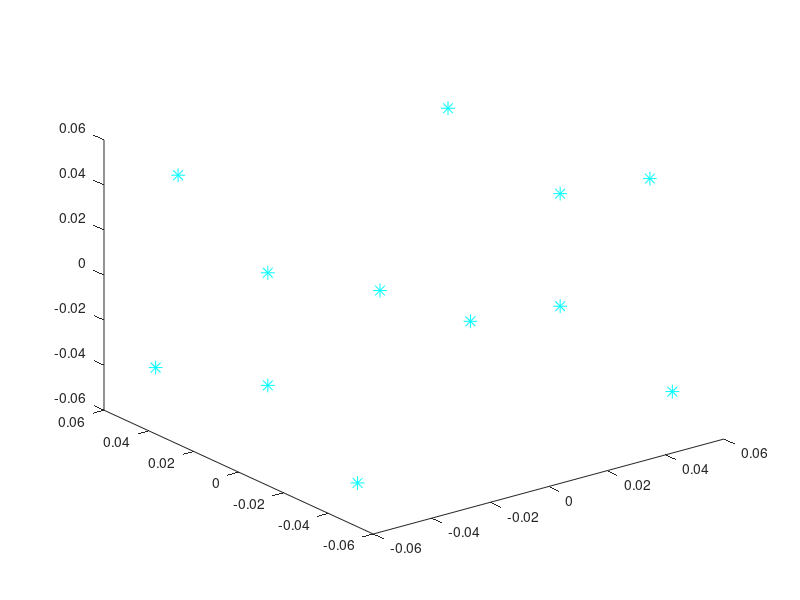

Reproduce this figure in MATLAB. (Note: this script raises an error after producing the figure.)
%% Thruster Controls

clear
clc
close all

% Thrusters and location Matrix
lx = 0.1; % m (1 U)
ly = 0.1; % m (1 U)
lz = 0.1; % m (1 U)

l = 0.08; % m (0.8 U) the side distances (not full U)
Dc = 0.05; % m (0.5 U) the distance between center thrusters

f = [0 0 -1; 0 -1 0; 0 0 1; 0 1 0; -1 0 0; -1 0 0; 0 0 -1; 0 -1 0; 0 0 1; 0 1 0; 1 0 0; 1 0 0]';
r = zeros(3,12);
% x positions
r(1,1:6) = lx/2;
r(1,7:12) = -lx/2;

% y positions
r(2,:) = [-l ly l -ly 0 0 l ly -l -ly 0 0]./2;

% z positions
r(3,:) = [lz l -lz -l Dc -Dc lz -l -lz l Dc -Dc]./2;

% Creating 

for i = 1:length(f)

    G(1:3,i) = f(:,i);
    G(4:6,i) = cross(r(:,i),f(:,i));

    plot3(r(1,i),r(2,i),r(3,i),'*c','MarkerSize',10);
    hold on

end

% Thruster ouput
global ubar

ubar = 0.1;

% State Space xdot = Ax + Bu
% Geometric Variables
m = 2; % mass in kg
Ixx = 1.2;
Iyy = 1.2;
Izz = 1.2;

Im = [Ixx; Iyy; Izz];

% Creating A matrix
A = zeros(12);
A(1:3,4:6) = eye(3);
A(7:9,10:12) = eye(3);

% Creating B Matrix
B = zeros(12);
B(4:6,:) = (1/m).*G(1:3,:);
B(10:12,:) = (1./Im).*G(4:6,:);

% Calling the lqr matlan function using A and B matricies (lqr function
% requires the Control System Toolbox 
% Defining Q R and N

% Q is the state penalty matrix, weights which states are more important to
% stabelize. Prioritizing Pozition = orientation > velocity = angular
% velocity
Xw = 1000;
Vw = 10;
thetaw = 1000;
ww = 10;
Q = diag([Xw, Xw, Xw, Vw, Vw, Vw, thetaw, thetaw, thetaw, ww, ww, ww]);

% R is the control effort scalar, deciding how much fuel the control system
% should try and conserve. larger = conervative adjustments, smaller
%  = more agressive adjustments. Setting each thruster equal.
weight = 0.1;
R = weight*eye(length(f));

% N is the cross term coupling state and inputs, set to zero for
% simplification of the system
N = zeros(length(f));

% Calling LQR function to attain the ideal feedback gain matrix (K),
% solution to the Riccati equation (S), and eigenvalues (P)

[K, S, P] = lqr(A,B,Q,R,N);

% System responce

% Creating Acl, the closed-loop system matrix. Bcl = 0 because there are no
% external inputs/references beyond u
Acl = A - B*K;

% Creating State Space Model. The output matrix C is an identity matrix as
% each state variable fully representative of the outputs, while D is set
%  to zero because there is no coupling between the input and ouputs
C = eye(size(A));
D = zeros(size(C,1),size(B,2));

sys_Cube = ss(Acl,0.*B,C,D); % sys_Cube(i,j) is ith output (ex x position) and jth input (ex thruster 1)

%% Analyzing Response using closed-loop deviations
% This can simulate the cubsat but does not restrict u to only positive
% values, so it can actuate in both + and - directions (using Initial
% function)
% Setting a position deviations (in y)
x0 = zeros(12,1);
x0(2) = 0.5;
t = 10;

% Int_Sim(sys_Cube,x0,t,K);

% set(h(i),'Visible','off')

%% Analyzing Response w/ custom thruster code

fx0(8) = 0.2; % adding angular displacement

[xTR,uTR,dxdtTR,tTR] = Thruster_Sim(A,B,K,t,x0); % Current custom thruster code

%[xTR,uTR,tTR] = Thruster_Sim2(A,B,K,t,x0); 


[h3,h4] = Control_Plot(xTR,uTR,tTR);
